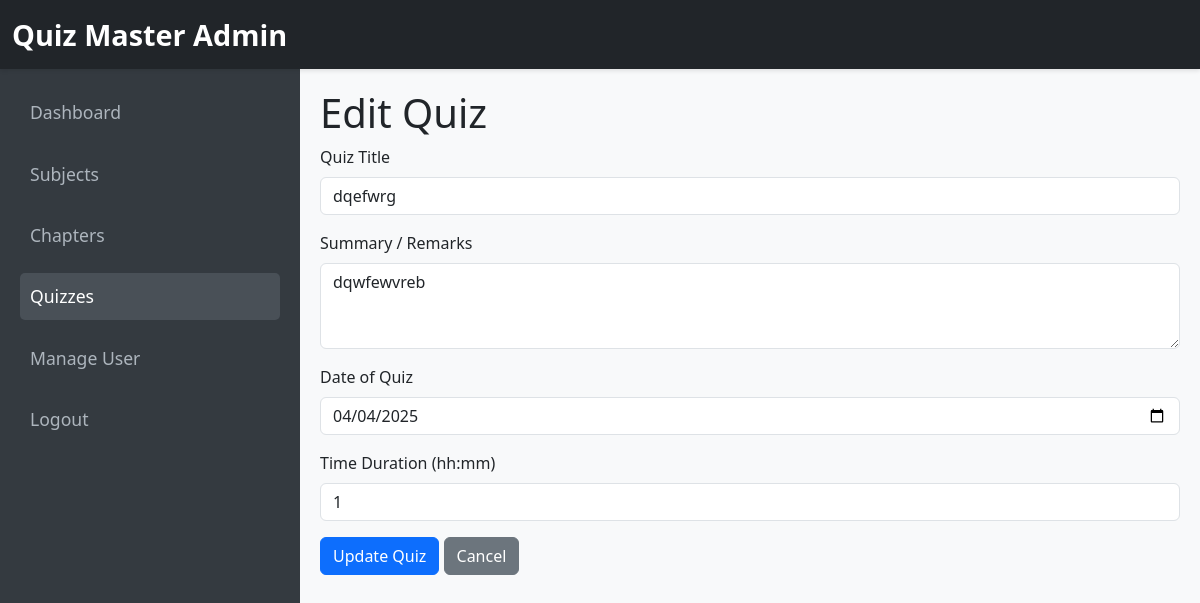
The page /quizzes/edit/1472 (signed in) on the database its author committed.
### models/quiz.py (models this page shows)
class Quiz(db.Model):
    code = db.Column(db.String(4), primary_key=True)  # Unique 4-digit code
    name = db.Column(db.String(120), nullable=False)
    chapter_id = db.Column(db.Integer, db.ForeignKey('chapter.id'), nullable=False)
    date_of_quiz = db.Column(db.Date, default=date.today)
    time_duration = db.Column(db.String(5))  # Format hh:mm
    remarks = db.Column(db.Text)
    questions = db.relationship('Question', backref='quiz', lazy=True)

### controllers/admin_controller.py (the view, shortened to what this page needs)
@admin_bp.route('/quizzes/edit/<string:quiz_code>', methods=['GET', 'POST'])
def edit_quiz(quiz_code):
    if 'username' not in session or session.get('username') != 'admin':
        return redirect(url_for('auth.login'))
    quiz = Quiz.query.get_or_404(quiz_code)
    return render_template('quizzes/edit.html', quiz=quiz)

### templates/quizzes/edit.html (shortened to what this page needs)
<!DOCTYPE html>
<html lang="en">
<head>
  <link href="https://cdn.jsdelivr.net/npm/bootstrap@5.3.0/dist/css/bootstrap.min.css" rel="stylesheet">
  <link rel="stylesheet" href="{{ url_for('static', filename='css/styles.css') }}">
</head>
<body>
  <nav class="navbar navbar-dark bg-dark">
    <div class="container-fluid">
      <a class="navbar-brand" href="#">Quiz Master Admin</a>
    </div>
  </nav>
  <div class="container-fluid">
    <div class="row">
      <div class="col-md-3 d-none d-md-block sidebar">
        <nav class="nav flex-column">
          <a href="/dashboard" class="nav-link">Dashboard</a>
          <a href="/subjects" class="nav-link">Subjects</a>
          <a href="/chapters" class="nav-link">Chapters</a>
          <a href="/quizzes" class="nav-link active">Quizzes</a>
          <a href="/manage_users" class="nav-link">Manage User</a>
          <a href="/logout" class="nav-link">Logout</a>
        </nav>
      </div>
      <div class="col-md-9 content">
        <h1>Edit Quiz</h1>
        <form action="/quizzes/edit/{{ quiz.code }}" method="POST">
          <div class="mb-3">
            <label for="quiz_name" class="form-label">Quiz Title</label>
            <input type="text" class="form-control" name="quiz_name" id="quiz_name" value="{{ quiz.name }}" required>
          </div>
          <div class="mb-3">
            <label for="quiz_summary" class="form-label">Summary / Remarks</label>
            <textarea class="form-control" name="remarks" id="quiz_summary" rows="3">{{ quiz.remarks }}</textarea>
          </div>
          <div class="mb-3">
            <label for="date_of_quiz" class="form-label">Date of Quiz</label>
            <input type="date" class="form-control" name="date_of_quiz" id="date_of_quiz"
                   value="{{ quiz.date_of_quiz.strftime('%Y-%m-%d') if quiz.date_of_quiz else '' }}">
          </div>
          <div class="mb-3">
            <label for="time_duration" class="form-label">Time Duration (hh:mm)</label>
            <input type="text" class="form-control" name="time_duration" id="time_duration" value="{{ quiz.time_duration }}" placeholder="e.g., 01:30">
          </div>
          <button type="submit" class="btn btn-primary">Update Quiz</button>
          <a href="/quizzes" class="btn btn-secondary">Cancel</a>
        </form>
      </div>
    </div>
  </div>
</body>
</html>

### static/css/styles.css (style rules this page uses)
body { background-color: #f8f9fa; }
.btn-primary { background-color: #0d6efd; border-color: #0d6efd; }
.navbar { box-shadow: 0 2px 4px rgba(0,0,0,0.1); }
.navbar-brand { font-weight: bold; font-size: 1.8rem; }
.sidebar { background-color: #343a40; min-height: 100vh; padding: 20px; }
.sidebar a { color: #adb5bd; text-decoration: none; font-size: 1.1rem; margin-bottom: 15px; display: block; padding: 10px; border-radius: 5px; transition: background-color 0.3s, color 0.3s; }
.sidebar a:hover, .sidebar a.active { color: #fff; background-color: #495057; }
.content { padding: 20px; }

### rows shown on the page
Quiz: quiz_name "dqefwrg", remarks "dqwfewvreb", date_of_quiz "04/04/2025", time_duration "1"
